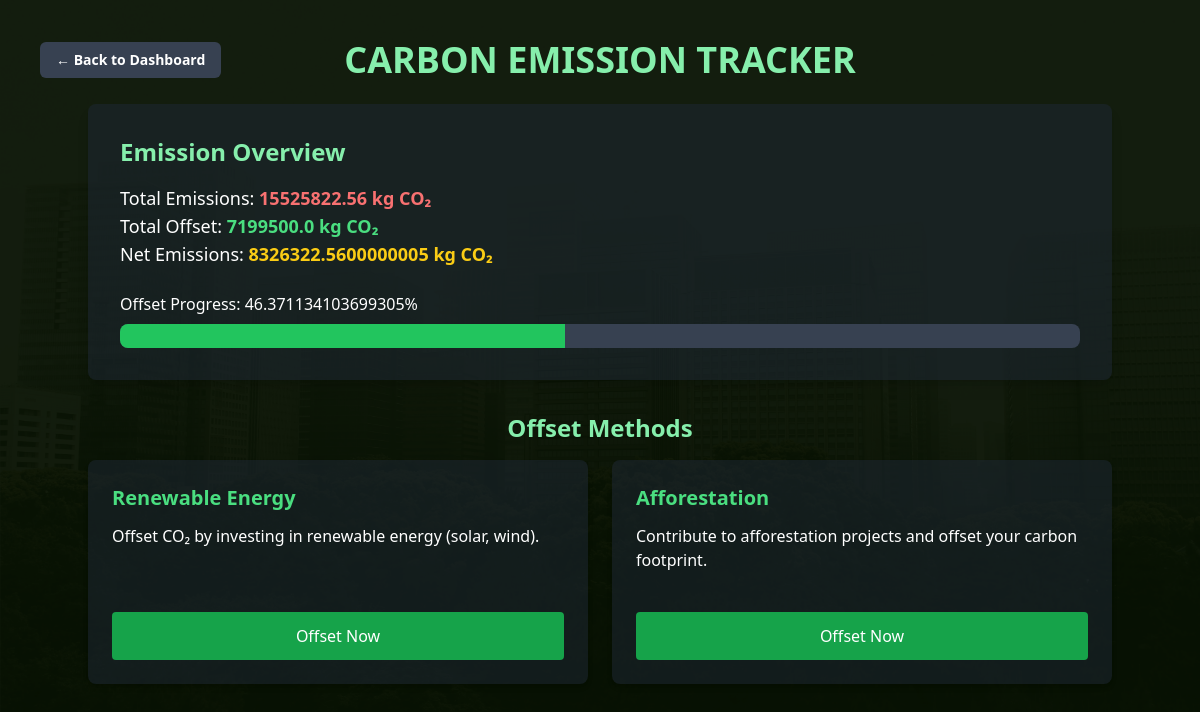
The app's page /offset-emissions (signed in) with its own data.
### app.py (models this page shows)
class User(db.Model, UserMixin):
    id = db.Column(db.Integer, primary_key=True)
    name = db.Column(db.String(35), unique=True, nullable=False)
    email = db.Column(db.String(35), unique=True, nullable=False)
    password = db.Column(db.String(200), nullable=False)
    total_emission = db.Column(db.Float, default=0.0)
    green_score = db.Column(db.Float, nullable=False, default=100.0)
    total_offset = db.Column(db.Float, default=0.0)
    net_emission = db.Column(db.Float, default=0.0)
    badges = db.Column(db.String(200), default="")
    def update_emission_and_score(self):
        self.total_offset = sum(offset.amount for offset in self.offsets)
        self.net_emission = max(0, self.total_emission - self.total_offset)
        self.green_score = max(0, 100 - (self.net_emission / 1000) * 100)
        db.session.commit()

### app.py (the view)
@app.route('/offset-emissions')
@login_required
def offset_emissions():
    current_user.update_emission_and_score()
    progress = min(100, (current_user.total_offset / current_user.total_emission) * 100) if current_user.total_emission > 0 else 0
    return render_template('offset-emissions.html',
                           total_emission=current_user.total_emission,
                           total_offset=current_user.total_offset,
                           net_emission=current_user.net_emission,
                           progress=progress)

### app.py (called while the page is built)
@login_manager.user_loader
def load_user(user_id):
    return User.query.get(int(user_id))

### templates/offset-emissions.html (shortened to what this page needs)
<!DOCTYPE html>
<html lang="en">
<head>
    <script src="https://cdn.tailwindcss.com"></script>
</head>
<body class="bg-[url('/static/bg2.png')] bg-cover bg-center min-h-screen text-white flex flex-col items-center p-10 min-h-screen">
    <div class="w-full max-w-5xl flex items-center mb-6">
        <a href="/dashboard" class="bg-gray-700 text-white font-bold px-4 py-2 rounded-md hover:bg-gray-900 transition text-sm absolute left-0 ml-10">
            ← Back to Dashboard
        </a>
        <h1 class="text-4xl font-bold text-green-300 uppercase mx-auto">Carbon Emission Tracker</h1>
    </div>
    <div class="bg-gray-800 bg-opacity-50 rounded-lg p-8 mb-8 w-full max-w-5xl shadow-lg">
        <h2 class="text-2xl font-semibold mb-4 text-green-300">Emission Overview</h2>
        <p class="text-lg">Total Emissions: <strong class="text-red-400">{{ total_emission }} kg CO₂</strong></p>
        <p class="text-lg">Total Offset: <strong class="text-green-400">{{ total_offset }} kg CO₂</strong></p>
        <p class="text-lg">Net Emissions: <strong class="text-yellow-400">{{ net_emission }} kg CO₂</strong></p>
        <div class="mt-6">
            <label class="text-md font-medium">Offset Progress: {{ progress }}%</label>
            <div class="w-full h-6 bg-gray-700 rounded-lg mt-2 overflow-hidden">
                <div class="h-full bg-green-500 transition-all duration-500" style="width: {{ progress }}%;"></div>
            </div>
        </div>
    </div>
    <h2 class="text-2xl font-semibold mb-4 text-green-300">Offset Methods</h2>
    <div class="grid grid-cols-2 gap-6 w-full max-w-5xl">
        <div class="bg-gray-800 bg-opacity-50 rounded-lg p-6 shadow-md flex flex-col justify-between h-56">
            <h3 class="text-xl font-semibold text-green-400">Renewable Energy</h3>
            <p class="text-md mt-3">Offset CO₂ by investing in renewable energy (solar, wind).</p>
            <a href="/offset/renewable" class="mt-auto bg-green-600 hover:bg-green-500 text-white py-3 px-5 rounded w-full text-center font-medium">
                Offset Now
            </a>
        </div>
        <div class="bg-gray-800 bg-opacity-50 rounded-lg p-6 shadow-md flex flex-col justify-between h-56">
            <h3 class="text-xl font-semibold text-green-400">Afforestation</h3>
            <p class="text-md mt-3">Contribute to afforestation projects and offset your carbon footprint.</p>
            <a href="/offset/afforestation" class="mt-auto bg-green-600 hover:bg-green-500 text-white py-3 px-5 rounded w-full text-center font-medium">
                Offset Now
            </a>
        </div>
    </div>
</body>
</html>

### records on screen
User: total_emission "15525822.56", total_offset "7199500.0", net_emission "8326322.5600000005"

### other values on screen
{{ progress }} "46.371134103699305"
